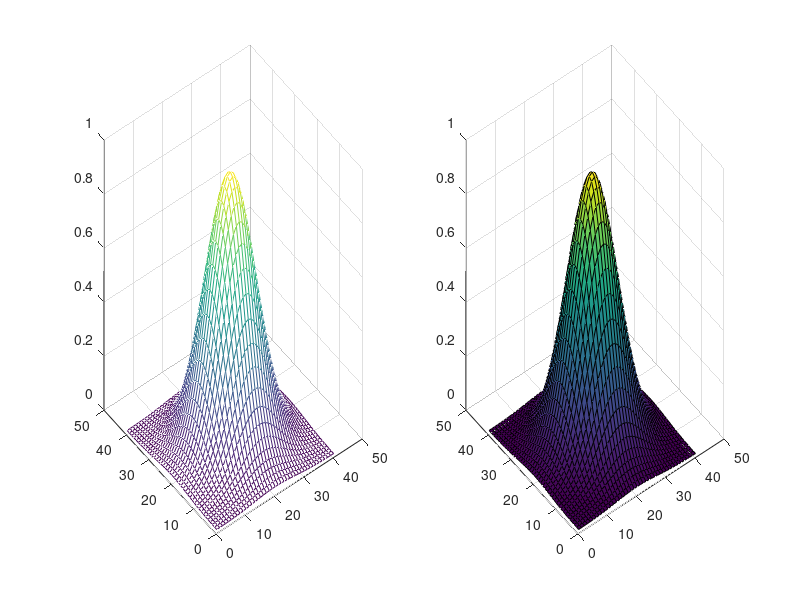

MATLAB code for this plot:
a = -2:.1:2;
[x,y] = meshgrid(a,a);
z = exp(-x.^2 - y.^2);
figure 
subplot(1,2,1)          %Create a left subplot
mesh(z)
subplot(1,2,2)
surf(z)